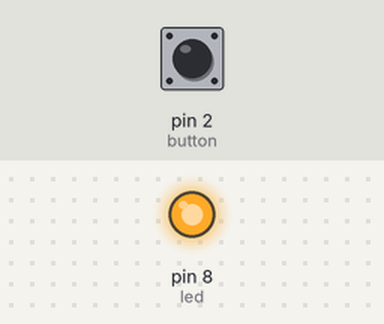
A sketch run on a simulated Arduino Uno, built with avr-gcc and run on an emulated ATmega328P. Shown: output pins drawn as LEDs (lit = HIGH). Inputs (shaded band) come from the test bench; at power-on: pin 2 (button) HIGH.

Above: at 1.2 s.
1.3 s: pin 2 (button) pulled LOW for 0.15 s
At 1.37 s:
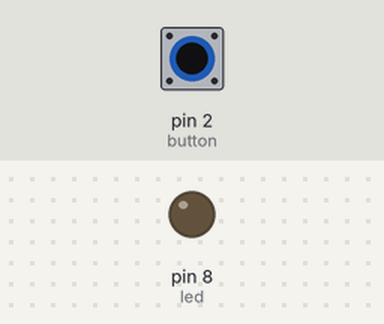
2.9 s: pin 2 (button) pulled LOW for 3.2 s
At 7.0 s:
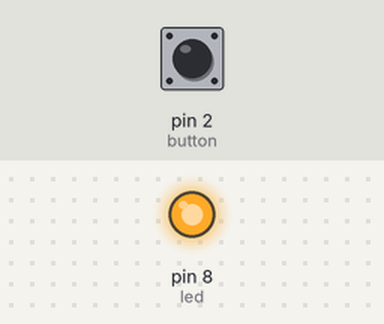
Timing chart, 0 to 8.5 s (numbered marks = the images above; inputs shaded):
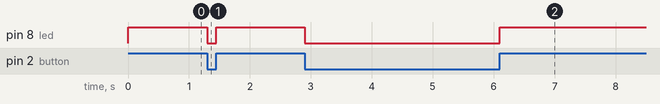

Measured:
- after the input at 1.3 s, pin 8 (led): HIGH → LOW at once, → HIGH 0.15 s later
- after the input at 2.9 s, pin 8 (led): HIGH → LOW at once, → HIGH 3.2 s later

The sketch:

sketch.ino
```cpp
const int button = 2;
const int led = 8;

void setup() {
  pinMode(button, INPUT_PULLUP);
  pinMode(led, OUTPUT);
}

void loop() {
  if (digitalRead(button) == HIGH) {
    // Button released: LED ON
    digitalWrite(led, HIGH);
  }
  else {
    // Button pressed: LED OFF
    digitalWrite(led, LOW);
  }
}
```
